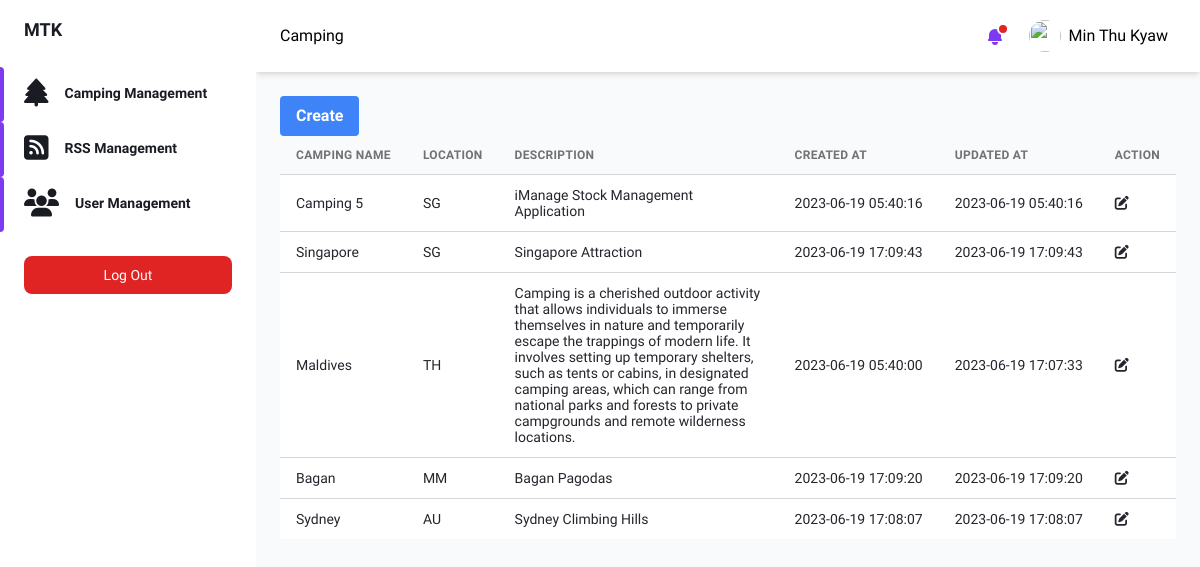
Page /pages/admin/camping.php (signed in) on the earlier database version.
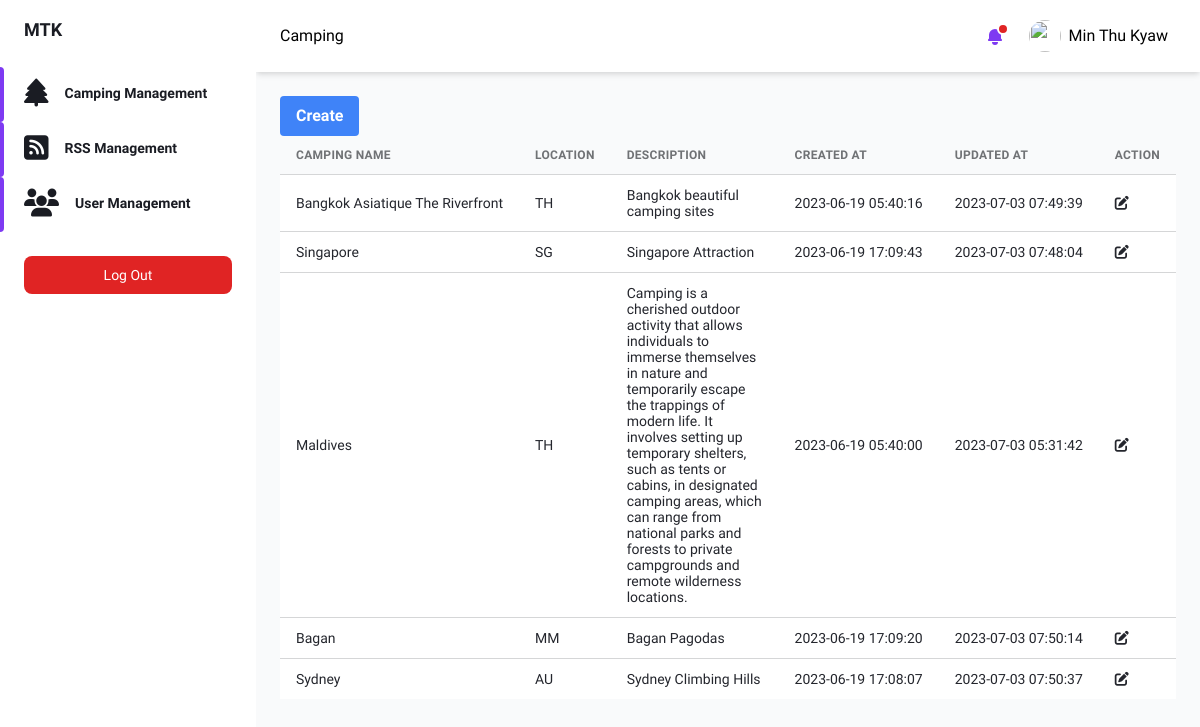
Same page on the later database version.
### tables this page shows
CREATE TABLE `camping_sites` (
  `id` varchar(100) NOT NULL,
  `name` varchar(100) NOT NULL,
  `location` varchar(100) DEFAULT NULL,
  `description` text,
  `image` text NOT NULL,
  `created_at` timestamp NOT NULL DEFAULT CURRENT_TIMESTAMP,
  `updated_at` timestamp NOT NULL DEFAULT CURRENT_TIMESTAMP ON UPDATE CURRENT_TIMESTAMP
);

### Controller/Camping.php (called while the page is built, shortened)
<?php
require_once("Query.php");
class Camping{
    private query $query;
    function __construct() {
        $this->query = new Query();
    }
    function getCampingData() {
        $sql = "SELECT * FROM camping_sites";
        $this->camping = $this->query->executeQuery($sql, CONST_GET);
        return json_encode($this->camping);
    }
}
?>

### Controller/Query.php (called while the page is built, shortened)
<?php
require_once(CONST_BASE_PATH . "/db_connect.php");
class Query {
    private $conn;
    private array $response = [];
    public function __construct() {
        global $conn;
        $this->conn = $conn;
    }
    public function executeQuery($sql, $method) {
        $this->method = $method;
        if ($this->method === CONST_PUT) {
            $result = mysqli_query($this->conn, $sql);
            if ($result) {
                $this->response = [
                    'success' => true,
                    'message' => 'Updated successfully.'
                ];
            } else {
                $this->response = [
                    'success' => false,
                    'message' => 'Something went wrong.'
                ];
            }
            return $this->response;
        } else if ($this->method === CONST_GET) {
            $result = mysqli_query($this->conn, $sql);
            $data = mysqli_fetch_all($result, MYSQLI_ASSOC);
            return $data;
        } else if ($this->method === CONST_POST) {
            $result = mysqli_query($this->conn, $sql);
            if ($result) {
                $this->response = [
                    'success' => true,
                    'message' => 'Created successfully.'
                ];
            } else {
                $this->response = [
                    'success' => false,
                    'message' => 'Something went wrong.'
                ];
            }
            return $this->response;
        } else if ($this->method === CONST_DELETE) {
            $result = mysqli_query($this->conn, $sql);
            if ($result) {
                $this->response = [
                    'success' => true,
                    'message' => 'Deleted successfully.'
                ];
            } else {
                $this->response = [
                    'success' => false,
                    'message' => 'Something went wrong.'
                ];
            }
            return $this->response;
        }
    }
}
?>

### pages/admin/camping.php (the view, shortened to what the changed rows need)
<?php
require_once("../../Controller/Camping.php");
require_once("../../Components/admin/headerAdmin.php");
require_once("../../Components/admin/adminNavbar.php");
$campingController = new Camping();
$campingInfos = $campingController->getCampingData();
$decodeCampingInfos = json_decode($campingInfos, true);
$tableHeading = array(
    "Camping Name",
    "Location",
    "Description",
    "Created At",
    "Updated At",
    "Action"
);
?>
<div class="container px-6 mx-auto grid p-6">
    <div class="w-full overflow-x-auto">
        <table class="w-full whitespace-no-wrap">
            <thead>
                <tr
                    class="text-xs font-semibold tracking-wide text-left text-gray-500 uppercase border-b dark:border-gray-700 bg-gray-50 dark:text-gray-400 dark:bg-gray-800"
                >
                    <?php foreach ($tableHeading as $tHead) { ?>
                        <th class="px-4 py-3">
                            <?php echo $tHead; ?>
                        </th>
                    <?php } ?>
                </tr>
            </thead>
            <tbody
                class="bg-white divide-y dark:divide-gray-700 dark:bg-gray-800"
            >
                <?php foreach ($decodeCampingInfos as $camping) { ?>
                    <form action="<?php echo CONST_BASE_URL; ?>/pages/admin/update_camping.php" method="POST">
                        <tr class="text-gray-700 dark:text-gray-400">
                            <td class="px-4 py-3 text-sm">
                                <?php echo $camping['name']; ?>
                            </td>
                            <td class="px-4 py-3 text-sm">
                                <?php echo $camping['location']; ?>
                            </td>
                            <td class="px-4 py-3 text-sm text-wrap">
                                <?php echo $camping['description']; ?>
                            </td>
                            <td class="px-4 py-3 text-sm">
                                <?php echo $camping['created_at']; ?>
                            </td>
                            <td class="px-4 py-3 text-sm">
                                <?php echo $camping['updated_at']; ?>
                            </td>
                            <td class="px-4 py-3 text-sm">
                                <button
                                    type="submit"
                                >
                                    <i class="fa-solid fa-pen-to-square"></i>
                                </button>
                            </td>
                        </tr>
                    </form>
                <?php } ?>
            </tbody>
        </table>
    </div>
</div>
</div>
</div>
<?php
require_once("../../Components/admin/footerAdmin.php");
?>

Differences in the rows shown:
changed camping_sites: name "Camping 5" → "Bangkok Asiatique The Riverfront"; location "SG" → "TH"; description "iManage Stock Management Application" → "Bangkok beautiful camping sites"; updated_at "2023-06-19 05:40:16" → "2023-07-03 07:49:39"
changed camping_sites "Singapore": updated_at "2023-06-19 17:09:43" → "2023-07-03 07:48:04"
changed camping_sites "Maldives": updated_at "2023-06-19 17:07:33" → "2023-07-03 05:31:42"
changed camping_sites "Bagan": updated_at "2023-06-19 17:09:20" → "2023-07-03 07:50:14"
changed camping_sites "Sydney": updated_at "2023-06-19 17:08:07" → "2023-07-03 07:50:37"
